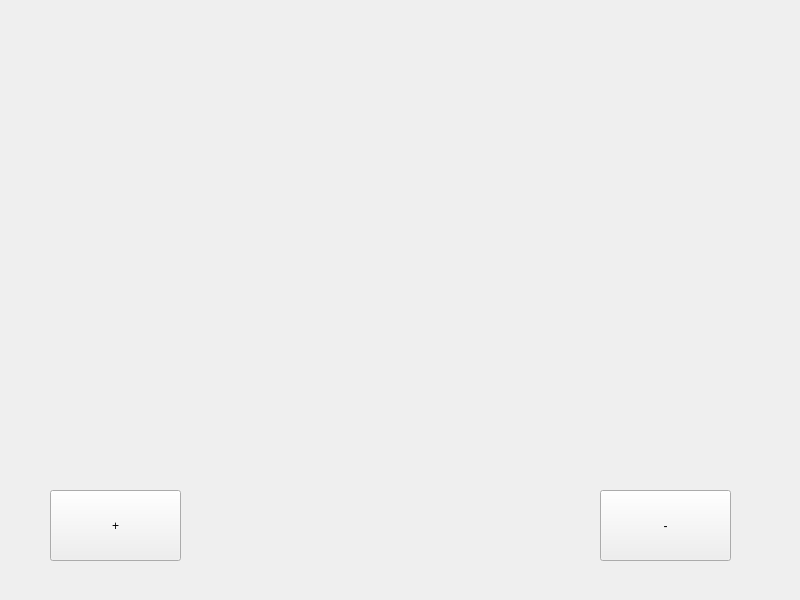
<?xml version="1.0" encoding="UTF-8"?>
<ui version="4.0">
 <class>Widget</class>
 <widget class="QWidget" name="Widget">
  <property name="geometry">
   <rect>
    <x>0</x>
    <y>0</y>
    <width>800</width>
    <height>600</height>
   </rect>
  </property>
  <property name="windowTitle">
   <string>Widget</string>
  </property>
  <widget class="QPushButton" name="pushButton_add">
   <property name="geometry">
    <rect>
     <x>50</x>
     <y>490</y>
     <width>131</width>
     <height>71</height>
    </rect>
   </property>
   <property name="text">
    <string>+</string>
   </property>
  </widget>
  <widget class="QPushButton" name="pushButton_sub">
   <property name="geometry">
    <rect>
     <x>600</x>
     <y>490</y>
     <width>131</width>
     <height>71</height>
    </rect>
   </property>
   <property name="text">
    <string>-</string>
   </property>
  </widget>
 </widget>
 <resources/>
 <connections/>
</ui>
